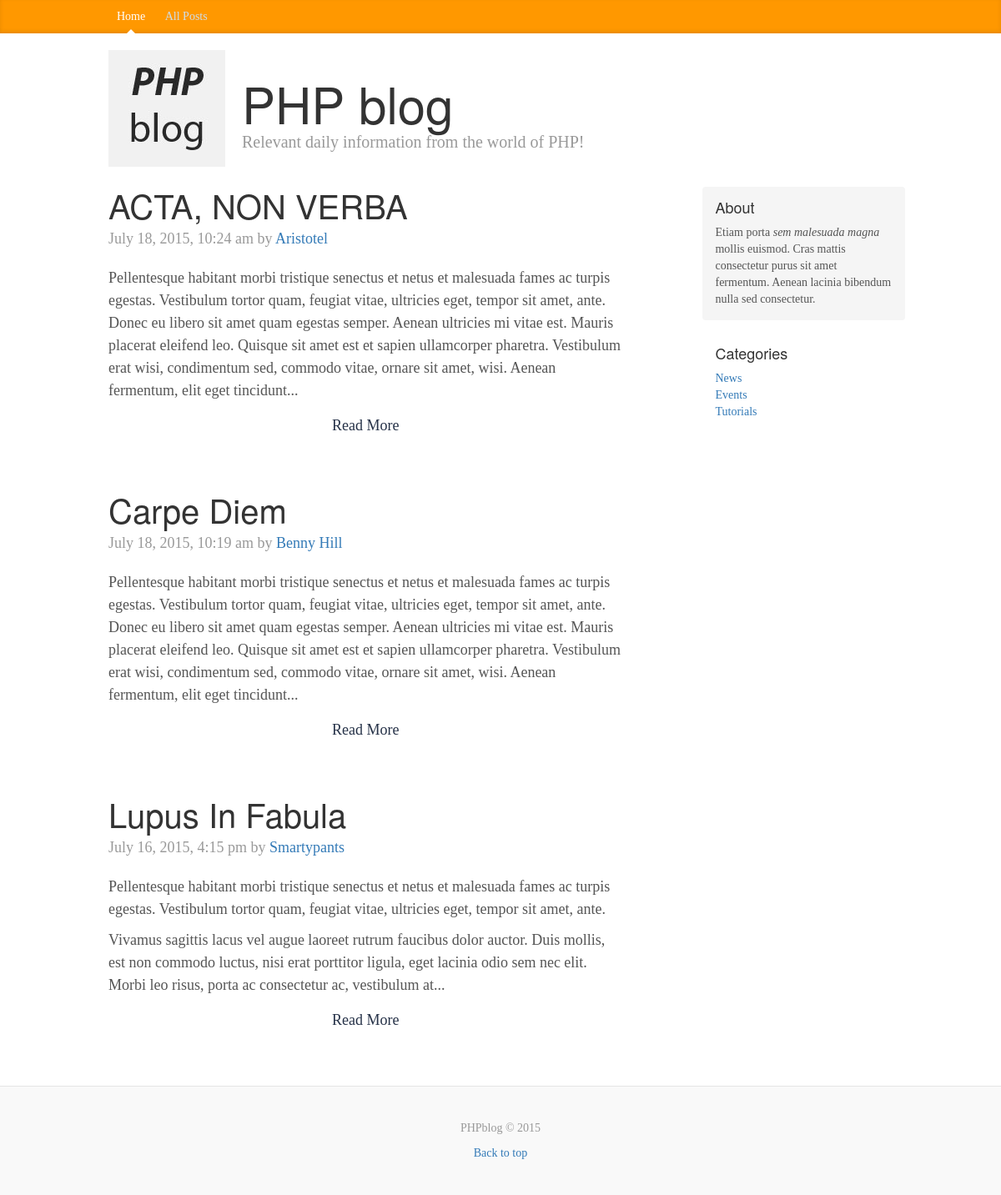
The page / on the database its author committed.
### tables this page shows
CREATE TABLE IF NOT EXISTS `posts` (
  `id` int(11) NOT NULL,
  `category` int(11) NOT NULL,
  `title` varchar(255) NOT NULL,
  `body` text NOT NULL,
  `author` varchar(255) NOT NULL,
  `tags` varchar(255) NOT NULL,
  `date` timestamp NOT NULL DEFAULT CURRENT_TIMESTAMP
);

CREATE TABLE IF NOT EXISTS `categories` (
  `id` int(11) NOT NULL,
  `name` varchar(255) NOT NULL
);

### libraries/database.php (called while the page is built, shortened)
<?php
class Database {
    public $host = DB_HOST;
    public $username = DB_USER;
    public $password = DB_PASS;
    public $db_name = DB_NAME;
    public $link;
    private function connect () {
        $this->link = new mysqli($this->host, $this->username, $this->password, $this->db_name);
    }
    public function select($query){
        $result = $this->link->query($query) or die($this->link->error.__LINE__);
        if ($result->num_rows > 0) {
            return $result;
        } else {
            return false;
        }
    }
}

### helpers/format_helper.php (called while the page is built)
<?php
function formatDate ($date) {
    return date('F j, Y, g:i a', strtotime($date));
}
function shortenText ($text, $chars = 450) {
    $text = $text." ";
    $text = substr($text, 0, $chars);
    $text = substr($text, 0, strrpos($text,' '));
    $text = $text."...";
    return $text;
}
?>

### index.php (the view)
<?php include '/includes/header.php'; ?>
<?php
    $db = new Database();
    $query = "SELECT * FROM posts ORDER BY id DESC";
    $posts = $db->select($query);
    $query = "SELECT * FROM categories";
    $categories = $db->select($query);
?>
<?php if($posts) : ?>
    <?php while($row = $posts->fetch_assoc()) : ?>
        <div class="blog-post">
            <h2 class="blog-post-title"><?php echo $row['title']; ?></h2>
            <p class="blog-post-meta"><?php echo formatDate($row['date']); ?> by <a href="#"><?php echo $row['author']; ?></a></p>
            <p><?php echo shortenText($row['body']); ?></p>
            <a class="readmore" href="post.php?id=<?php echo urlencode($row['id']); ?>">Read More</a>
        </div>
<?php endwhile; ?>
<?php else : ?>
    <p>There are no posts yet!</p>
<?php endif; ?>
<?php include '/includes/footer.php'; ?>

### config/config.php (shortened to what this page needs)
<?php
$site_description = 'Etiam porta <em>sem malesuada magna</em> mollis euismod. Cras mattis consectetur purus sit amet fermentum. Aenean lacinia bibendum nulla sed consectetur.';

### includes/header.php (shortened to what this page needs)
<?php include '/config/config.php'; ?>
<?php include '/libraries/Database.php'; ?>
<?php include '/helpers/format_helper.php'; ?>
<!DOCTYPE html>
<html lang="en">
  <head>
    <link href="css/bootstrap.css" rel="stylesheet">
    <link href="css/costum.css" rel="stylesheet">
  </head>
  <body>
    <div class="blog-masthead">
      <div class="container">
        <nav class="blog-nav">
          <a class="blog-nav-item active" href="index.php">Home</a>
          <a class="blog-nav-item" href="posts.php">All Posts</a>
        </nav>
      </div>
    </div>
    <div class="container">
      <div class="blog-header">
        <div class="logo"><img src="images/logo.jpg" /></div>
        <h1 class="blog-title">PHP blog</h1>
        <p class="lead blog-description">Relevant daily information from the world of PHP!</p>
      </div>
      <div class="row">
        <div class="col-sm-8 blog-main">

### includes/footer.php (shortened to what this page needs)
        </div>
        <div class="col-sm-3 col-sm-offset-1 blog-sidebar">
          <div class="sidebar-module sidebar-module-inset">
            <h4>About</h4>
            <p><?php echo $site_description; ?></p>
          </div>
          <div class="sidebar-module">
            <h4>Categories</h4>
            <?php if($categories) : ?>
            <ol class="list-unstyled">
                <?php while ($row = $categories->fetch_assoc()) : ?>
                    <li><a href="posts.php?category=<?php echo $row['id']; ?>"><?php echo $row['name']; ?></a></li>
                <?php endwhile; ?>
            </ol>
            <?php else : ?>
                <p>There are no categories yet</p>
            <?php endif; ?>
          </div>
        </div>
      </div>
    </div>
    <footer class="blog-footer">
      <p>PHPblog &copy; 2015</p>
      <p>
        <a href="#">Back to top</a>
      </p>
    </footer>
  </body>
</html>

### css/costum.css (style rules this page uses)
body { font-family: Georgia, "Times New Roman", Times, serif; color: #555; }
h1, .h1, h2, .h2, h3, .h3, h4, .h4, h5, .h5, h6, .h6 { margin-top: 0; font-family: "Helvetica Neue", Helvetica, Arial, sans-serif; font-weight: normal; color: #333; }
@media (min-width: 1200px) { .container { width: 970px; } }
.blog-masthead { background-color: #FF9800; -webkit-box-shadow: inset 0 -2px 5px rgba(0,0,0,.1); box-shadow: inset 0 -2px 5px rgba(0,0,0,.1); }
.blog-nav-item { position: relative; display: inline-block; padding: 10px; font-weight: 500; color: #cdddeb; }
.blog-nav .active { color: #fff; }
.blog-nav .active:after { position: absolute; bottom: 0; left: 50%; width: 0; height: 0; margin-left: -5px; vertical-align: middle; content: " "; border-right: 5px solid transparent; border-bottom: 5px solid; border-left: 5px solid transparent; }
.blog-header { padding-top: 20px; padding-bottom: 20px; }
.blog-title { margin-top: 30px; margin-bottom: 0; font-size: 60px; font-weight: normal; }
.blog-description { font-size: 20px; color: #999; }
.blog-main { font-size: 18px; line-height: 1.5; }
.sidebar-module { padding: 15px; margin: 0 -15px 15px; }
.sidebar-module-inset { padding: 15px; background-color: #f5f5f5; border-radius: 4px; }
.sidebar-module-inset p:last-child, .sidebar-module-inset ul:last-child, .sidebar-module-inset ol:last-child { margin-bottom: 0; }
.blog-post { margin-bottom: 60px; }
.blog-post-title { margin-bottom: 5px; font-size: 40px; }
.blog-post-meta { margin-bottom: 20px; color: #999; }
.blog-footer { padding: 40px 0; color: #999; text-align: center; background-color: #f9f9f9; border-top: 1px solid #e5e5e5; }
.blog-footer p:last-child { margin-bottom: 0; }
.logo { float: left; margin-right: 20px; }
.readmore { display: block; text-align: center; padding: 5px; background: ; color: #263248; margin-top: 10px; border-radius: 5px; }

### rows shown on the page
posts: title "ACTA, NON VERBA", date "July 18, 2015, 10:24 am", author "Aristotel", body "Pellentesque habitant morbi tristique senectus et netus et malesuada fames ac turpis egestas. Vestibulum tortor quam, feugiat vitae, ultricies eget, tempor sit amet, ante. Donec eu libero sit amet quam egestas semper. Aenean ultricies mi vitae est. Mauris placerat eleifend leo. Quisque sit amet est et sapien ullamcorper pharetra. Vestibulum erat wisi, condimentum sed, commodo vitae, ornare sit amet, wisi. Aenean fermentum, elit eget tincidunt..."
posts: title "Carpe Diem", date "July 18, 2015, 10:19 am", author "Benny Hill", body "Pellentesque habitant morbi tristique senectus et netus et malesuada fames ac turpis egestas. Vestibulum tortor quam, feugiat vitae, ultricies eget, tempor sit amet, ante. Donec eu libero sit amet quam egestas semper. Aenean ultricies mi vitae est. Mauris placerat eleifend leo. Quisque sit amet est et sapien ullamcorper pharetra. Vestibulum erat wisi, condimentum sed, commodo vitae, ornare sit amet, wisi. Aenean fermentum, elit eget tincidunt..."
posts: title "Lupus In Fabula", date "July 16, 2015, 4:15 pm", author "Smartypants", body "Pellentesque habitant morbi tristique senectus et netus et malesuada fames ac turpis egestas. Vestibulum tortor quam, feugiat vitae, ultricies eget, tempor sit amet, ante. Vivamus sagittis lacus vel augue laoreet rutrum faucibus dolor auctor. Duis mollis, est non commodo luctus, nisi erat porttitor ligula, eget lacinia odio sem nec elit. Morbi leo risus, porta ac consectetur ac, vestibulum at..."
categories: name "News"
categories: name "Events"
categories: name "Tutorials"
